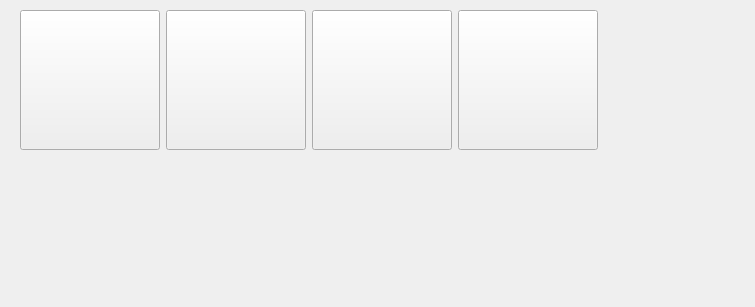
    <widget class="QWidget" name="tab_3">
     <attribute name="title">
      <string>5-9 Отверстий</string>
     </attribute>
     <widget class="QWidget" name="gridLayoutWidget_3">
      <property name="geometry">
       <rect>
        <x>20</x>
        <y>10</y>
        <width>726</width>
        <height>288</height>
       </rect>
      </property>
      <layout class="QGridLayout" name="gridLayout_3">
       <item row="0" column="0">
        <widget class="QPushButton" name="pushButton_5_1">
         <property name="sizePolicy">
          <sizepolicy hsizetype="Fixed" vsizetype="Fixed">
           <horstretch>0</horstretch>
           <verstretch>0</verstretch>
          </sizepolicy>
         </property>
         <property name="minimumSize">
          <size>
           <width>140</width>
           <height>140</height>
          </size>
         </property>
         <property name="maximumSize">
          <size>
           <width>140</width>
           <height>140</height>
          </size>
         </property>
         <property name="sizeIncrement">
          <size>
           <width>0</width>
           <height>0</height>
          </size>
         </property>
         <property name="text">
          <string/>
         </property>
         <property name="icon">
          <iconset>
           <normaloff>../pics/thumbs/5-1.jpg</normaloff>../pics/thumbs/5-1.jpg</iconset>
         </property>
         <property name="iconSize">
          <size>
           <width>130</width>
           <height>130</height>
          </size>
         </property>
         <property name="flat">
          <bool>false</bool>
         </property>
        </widget>
       </item>
       <item row="0" column="1">
        <widget class="QPushButton" name="pushButton_6_1">
         <property name="minimumSize">
          <size>
           <width>140</width>
           <height>140</height>
          </size>
         </property>
         <property name="maximumSize">
          <size>
           <width>140</width>
           <height>140</height>
          </size>
         </property>
         <property name="text">
          <string/>
         </property>
         <property name="icon">
          <iconset>
           <normaloff>../pics/thumbs/6-1.jpg</normaloff>../pics/thumbs/6-1.jpg</iconset>
         </property>
         <property name="iconSize">
          <size>
           <width>130</width>
           <height>130</height>
          </size>
         </property>
         <property name="flat">
          <bool>false</bool>
         </property>
        </widget>
       </item>
       <item row="0" column="2">
        <widget class="QPushButton" name="pushButton_6_2">
         <property name="minimumSize">
          <size>
           <width>140</width>
           <height>140</height>
          </size>
         </property>
         <property name="maximumSize">
          <size>
           <width>140</width>
           <height>140</height>
          </size>
         </property>
         <property name="text">
          <string/>
         </property>
         <property name="icon">
          <iconset>
           <normaloff>../pics/thumbs/6-2.jpg</normaloff>../pics/thumbs/6-2.jpg</iconset>
         </property>
         <property name="iconSize">
          <size>
           <width>130</width>
           <height>130</height>
          </size>
         </property>
         <property name="flat">
          <bool>false</bool>
         </property>
        </widget>
       </item>
       <item row="0" column="3">
        <widget class="QPushButton" name="pushButton_9_1">
         <property name="minimumSize">
          <size>
           <width>140</width>
           <height>140</height>
          </size>
         </property>
         <property name="maximumSize">
          <size>
           <width>140</width>
           <height>140</height>
          </size>
         </property>
         <property name="icon">
          <iconset>
           <normaloff>../pics/thumbs/9-1.jpg</normaloff>../pics/thumbs/9-1.jpg</iconset>
         </property>
         <property name="iconSize">
          <size>
           <width>130</width>
           <height>130</height>
          </size>
         </property>
         <property name="flat">
          <bool>false</bool>
         </property>
        </widget>
       </item>
       <item row="1" column="0">
        <spacer name="verticalSpacer">
         <property name="orientation">
          <enum>Qt::Vertical</enum>
         </property>
         <property name="sizeHint" stdset="0">
          <size>
           <width>20</width>
           <height>40</height>
          </size>
         </property>
        </spacer>
       </item>
       <item row="0" column="4">
        <spacer name="horizontalSpacer">
         <property name="orientation">
          <enum>Qt::Horizontal</enum>
         </property>
         <property name="sizeHint" stdset="0">
          <size>
           <width>40</width>
           <height>20</height>
          </size>
         </property>
        </spacer>
       </item>
      </layout>
     </widget>
    </widget>
